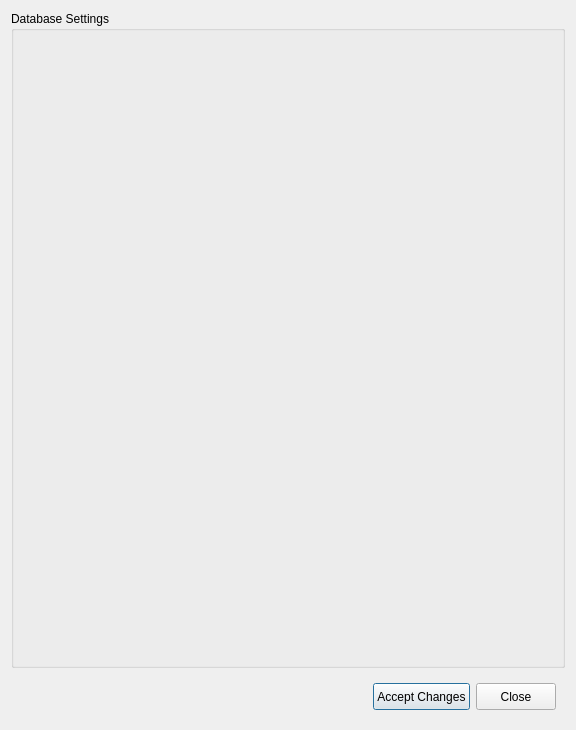
<ui version="4.0" >
 <author>Aaron Racicot</author>
 <class>DatabaseSettingsEditGui</class>
 <widget class="QDialog" name="DatabaseSettingsEditGui" >
  <property name="geometry" >
   <rect>
    <x>0</x>
    <y>0</y>
    <width>576</width>
    <height>730</height>
   </rect>
  </property>
  <property name="windowTitle" >
   <string>Dialog</string>
  </property>
  <layout class="QVBoxLayout" >
   <item>
    <widget class="QGroupBox" name="variableBox" >
     <property name="title" >
      <string>Database Settings</string>
     </property>
     <layout class="QGridLayout" />
    </widget>
   </item>
   <item>
    <widget class="QWidget" native="1" name="widget" >
     <property name="maximumSize" >
      <size>
       <width>16777215</width>
       <height>45</height>
      </size>
     </property>
     <layout class="QHBoxLayout" >
      <item>
       <spacer>
        <property name="orientation" >
         <enum>Qt::Horizontal</enum>
        </property>
        <property name="sizeHint" stdset="0" >
         <size>
          <width>441</width>
          <height>24</height>
         </size>
        </property>
       </spacer>
      </item>
      <item>
       <widget class="QPushButton" name="saveChanges" >
        <property name="enabled" >
         <bool>true</bool>
        </property>
        <property name="sizePolicy" >
         <sizepolicy vsizetype="Preferred" hsizetype="Preferred" >
          <horstretch>0</horstretch>
          <verstretch>0</verstretch>
         </sizepolicy>
        </property>
        <property name="text" >
         <string>Accept Changes</string>
        </property>
       </widget>
      </item>
      <item>
       <widget class="QPushButton" name="cancelWindow" >
        <property name="sizePolicy" >
         <sizepolicy vsizetype="Preferred" hsizetype="Preferred" >
          <horstretch>0</horstretch>
          <verstretch>0</verstretch>
         </sizepolicy>
        </property>
        <property name="text" >
         <string>Close</string>
        </property>
       </widget>
      </item>
     </layout>
    </widget>
   </item>
  </layout>
 </widget>
 <resources/>
 <connections/>
</ui>
